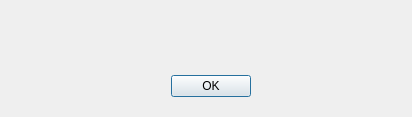
<?xml version="1.0" encoding="UTF-8"?>
<!--
Copyright (c) 2017 Tim Chen

This file is part of PyKS.

This file may be used under the terms of the GNU General Public License
version 3.0 as published by the Free Software Foundation and appearing in
the file LICENSE included in the packaging of this file.  Please review the
following information to ensure the GNU General Public License version 3.0
requirements will be met: http://www.gnu.org/copyleft/gpl.html.

This file is provided AS IS with NO WARRANTY OF ANY KIND, INCLUDING THE
WARRANTY OF DESIGN, MERCHANTABILITY AND FITNESS FOR A PARTICULAR PURPOSE.
See the GNU Public License along with PyKS.
-->
<ui version="4.0">
 <class>AlertDialog</class>
 <widget class="QDialog" name="AlertDialog">
  <property name="windowModality">
   <enum>Qt::ApplicationModal</enum>
  </property>
  <property name="geometry">
   <rect>
    <x>0</x>
    <y>0</y>
    <width>412</width>
    <height>117</height>
   </rect>
  </property>
  <property name="windowTitle">
   <string>Dialog</string>
  </property>
  <property name="modal">
   <bool>true</bool>
  </property>
  <widget class="QDialogButtonBox" name="buttonBox">
   <property name="geometry">
    <rect>
     <x>40</x>
     <y>70</y>
     <width>341</width>
     <height>32</height>
    </rect>
   </property>
   <property name="orientation">
    <enum>Qt::Horizontal</enum>
   </property>
   <property name="standardButtons">
    <set>QDialogButtonBox::Ok</set>
   </property>
   <property name="centerButtons">
    <bool>true</bool>
   </property>
  </widget>
  <widget class="QLabel" name="alertMsg">
   <property name="geometry">
    <rect>
     <x>30</x>
     <y>20</y>
     <width>351</width>
     <height>41</height>
    </rect>
   </property>
   <property name="font">
    <font>
     <pointsize>11</pointsize>
     <weight>50</weight>
     <bold>false</bold>
    </font>
   </property>
   <property name="text">
    <string/>
   </property>
   <property name="alignment">
    <set>Qt::AlignCenter</set>
   </property>
   <property name="wordWrap">
    <bool>true</bool>
   </property>
  </widget>
 </widget>
 <resources/>
 <connections>
  <connection>
   <sender>buttonBox</sender>
   <signal>accepted()</signal>
   <receiver>AlertDialog</receiver>
   <slot>accept()</slot>
   <hints>
    <hint type="sourcelabel">
     <x>248</x>
     <y>254</y>
    </hint>
    <hint type="destinationlabel">
     <x>157</x>
     <y>274</y>
    </hint>
   </hints>
  </connection>
  <connection>
   <sender>buttonBox</sender>
   <signal>rejected()</signal>
   <receiver>AlertDialog</receiver>
   <slot>reject()</slot>
   <hints>
    <hint type="sourcelabel">
     <x>316</x>
     <y>260</y>
    </hint>
    <hint type="destinationlabel">
     <x>286</x>
     <y>274</y>
    </hint>
   </hints>
  </connection>
 </connections>
</ui>
